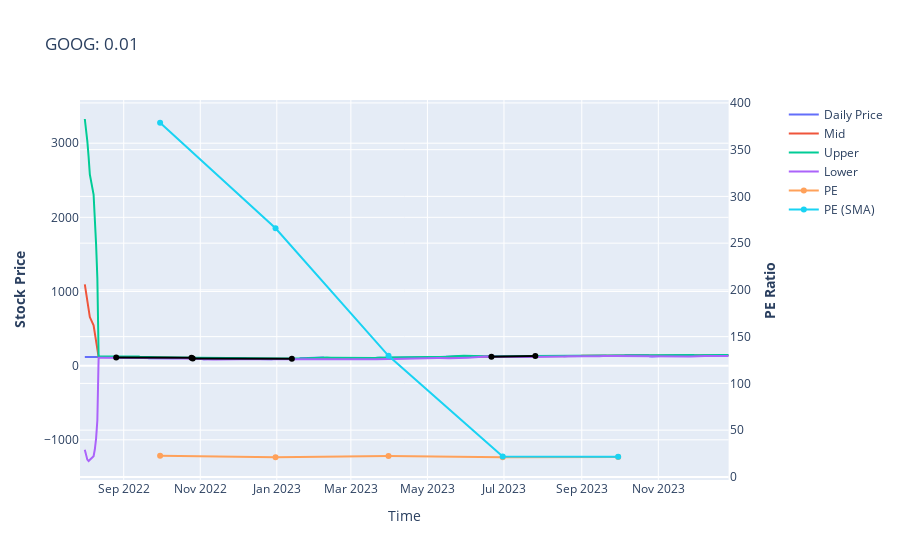

The code cell stored with this chart in its notebook:
### Code cell
alpha_vantage.plot_graph(tsdaily_dfs, pe_ratio_dfs, 'GOOG', start_date = '2022-8-01')

### Figure 1 — Plotly figure (JSON) as saved in the notebook; plotly's stock layout.template omitted (floating-point values rounded to 4 significant figures; data arrays with more than 128 entries replaced by an {"elided": "..."} marker saying what was removed)
{"data": [{"name": "Daily Price", "type": "scatter", "x": {"elided": "355 str values"}, "xaxis": "x", "y": {"elided": "355 float values"}, "yaxis": "y"}, {"name": "Mid", "type": "scatter", "x": {"elided": "355 str values"}, "xaxis": "x", "y": {"elided": "355 float values"}, "yaxis": "y"}, {"name": "Upper", "type": "scatter", "x": {"elided": "355 str values"}, "xaxis": "x", "y": {"elided": "355 float values"}, "yaxis": "y"}, {"name": "Lower", "type": "scatter", "x": {"elided": "355 str values"}, "xaxis": "x", "y": {"elided": "355 float values"}, "yaxis": "y"}, {"name": "PE", "type": "scatter", "x": ["2022-09-30T00:00:00", "2022-12-31T00:00:00", "2023-03-31T00:00:00", "2023-06-30T00:00:00", "2023-09-30T00:00:00"], "xaxis": "x", "y": [22.68, 21.13, 22.22, 21.0, 21.27], "yaxis": "y2"}, {"name": "PE (SMA)", "type": "scatter", "x": ["2022-09-30T00:00:00", "2022-12-31T00:00:00", "2023-03-31T00:00:00", "2023-06-30T00:00:00", "2023-09-30T00:00:00"], "xaxis": "x", "y": [378.8, 265.9, 129.5, 21.76, 21.4], "yaxis": "y2"}, {"line": {"color": "#000000"}, "name": "Daily Price", "showlegend": false, "type": "scatter", "x": ["2022-08-26T00:00:00", "2022-10-25T00:00:00"], "xaxis": "x", "y": [111.3, 104.9], "yaxis": "y"}, {"line": {"color": "#000000"}, "name": "Daily Price", "showlegend": false, "type": "scatter", "x": ["2022-10-26T00:00:00", "2023-01-13T00:00:00"], "xaxis": "x", "y": [94.82, 92.8], "yaxis": "y"}, {"line": {"color": "#000000"}, "name": "Daily Price", "showlegend": false, "type": "scatter", "x": ["2023-06-21T00:00:00", "2023-07-26T00:00:00"], "xaxis": "x", "y": [121.3, 129.7], "yaxis": "y"}], "layout": {"title": {"text": "GOOG: 0.01"}, "xaxis": {"anchor": "y", "domain": [0, 0.94], "title": {"text": "Time"}}, "yaxis": {"anchor": "x", "domain": [0, 1], "title": {"text": "<b>Stock Price</b>"}}, "yaxis2": {"anchor": "x", "overlaying": "y", "side": "right", "title": {"text": "<b>PE Ratio</b>"}}}}
